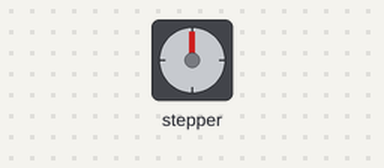
The sketch below on a simulated ESP32. On the bench: stepper motor. Wiring (inferred from the names in the program): stepper motor driver (400 steps per turn assumed): step GPIO 25; direction GPIO 26.

Above: at 0.05 s.
At 0.85 s:
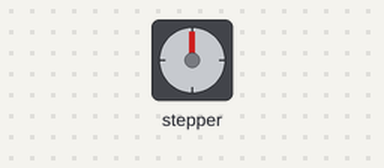
At 1.7 s:
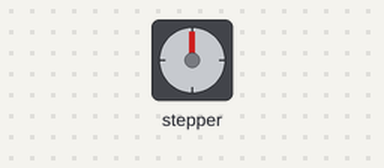
At 3.35 s:
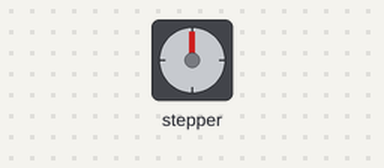
Timing chart, 0 to 5.7 s (numbered marks = the images above):
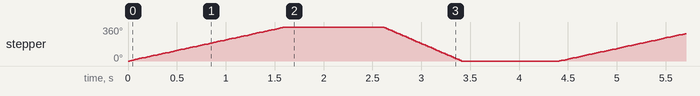

Measured:
- by itself, stepper: turns 360° clockwise in 1.6 s, then 360° counter-clockwise in 0.80 s, repeating every 4.4 s

The sketch:

steper_motor1.0.ino
```cpp
/* Example sketch to control a stepper motor with TB6560 stepper motor driver and Arduino without a library. More info: https://www.makerguides.com */

// Define stepper motor connections and steps per revolution:
#define dirPin 26
#define stepPin 25
#define stepsPerRevolution 400

void setup() {
  // Declare pins as output:
  pinMode(stepPin, OUTPUT);
  pinMode(dirPin, OUTPUT);
}

void loop()
{
  // Set the spinning direction clockwise:
  digitalWrite(dirPin, HIGH);

  // Spin the stepper motor 1 revolution slowly:
  for (int i = 0; i < stepsPerRevolution; i++) {
    // These four lines result in 1 step:
    digitalWrite(stepPin, HIGH);
    delayMicroseconds(2000);
    digitalWrite(stepPin, LOW);
    delayMicroseconds(2000);
  }

  delay(1000);

  // Set the spinning direction counterclockwise:
  digitalWrite(dirPin, LOW);

  // Spin the stepper motor 1 revolution quickly:
  for (int i = 0; i < stepsPerRevolution; i++) {
    // These four lines result in 1 step:
    digitalWrite(stepPin, HIGH);
    delayMicroseconds(1000);
    digitalWrite(stepPin, LOW);
    delayMicroseconds(1000);
  }

  delay(1000);
}
```
